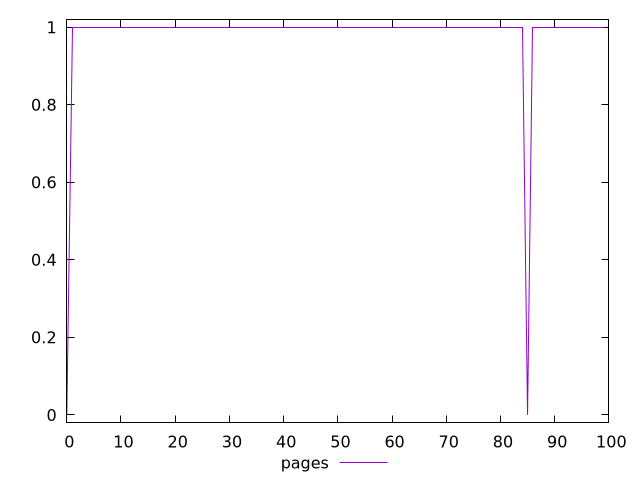

Recreate this plot in gnuplot.
$_pages <<EOF
0
1
1
1
1
1
1
1
1
1
1
1
1
1
1
1
1
1
1
1
1
1
1
1
1
1
1
1
1
1
1
1
1
1
1
1
1
1
1
1
1
1
1
1
1
1
1
1
1
1
1
1
1
1
1
1
1
1
1
1
1
1
1
1
1
1
1
1
1
1
1
1
1
1
1
1
1
1
1
1
1
1
1
1
1
0
1
1
1
1
1
1
1
1
1
1
1
1
1
1
EOF
set key outside below
set terminal pngcairo
set output "report_00006_2020-11-02T20-21-41.718Z/server-response-time/pages//score.png"
set yrange [-0.02:1.02]
plot $_pages title "pages" with line ,
